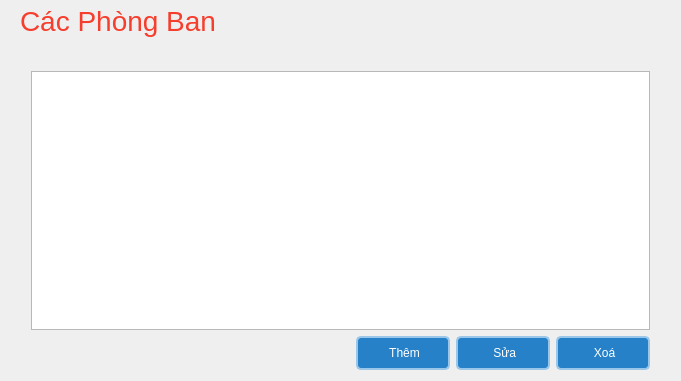
<?xml version="1.0" encoding="UTF-8"?>
<ui version="4.0">
 <class>DepartmentManagementClass</class>
 <widget class="QWidget" name="DepartmentManagementClass">
  <property name="geometry">
   <rect>
    <x>0</x>
    <y>0</y>
    <width>681</width>
    <height>381</height>
   </rect>
  </property>
  <property name="windowTitle">
   <string>DepartmentManagement</string>
  </property>
  <property name="styleSheet">
   <string notr="true">height: fit-content;</string>
  </property>
  <widget class="QLabel" name="label">
   <property name="geometry">
    <rect>
     <x>20</x>
     <y>0</y>
     <width>641</width>
     <height>41</height>
    </rect>
   </property>
   <property name="styleSheet">
    <string notr="true">
					background-color: transparent;
					color: #f53e2d;
					font-size: 28px;
					qproperty-alignment: AlignCenter;
				</string>
   </property>
   <property name="text">
    <string>Các Phòng Ban</string>
   </property>
  </widget>
  <widget class="QWidget" name="verticalLayoutWidget">
   <property name="geometry">
    <rect>
     <x>20</x>
     <y>60</y>
     <width>641</width>
     <height>321</height>
    </rect>
   </property>
   <layout class="QVBoxLayout" name="verticalLayout">
    <item>
     <widget class="QTableView" name="dataTable">
      <property name="styleSheet">
       <string notr="true"/>
      </property>
     </widget>
    </item>
    <item>
     <layout class="QHBoxLayout" name="horizontalLayout">
      <item>
       <spacer name="horizontalSpacer">
        <property name="orientation">
         <enum>Qt::Horizontal</enum>
        </property>
        <property name="sizeHint" stdset="0">
         <size>
          <width>40</width>
          <height>20</height>
         </size>
        </property>
       </spacer>
      </item>
      <item>
       <widget class="QPushButton" name="addButton">
        <property name="styleSheet">
         <string notr="true">
										QPushButton {
										height: 30px;
										width: 90px;
										color: #ffffff;
										background-color: #2681c9;
										border-radius: 5px;
										border: 2px solid #99c6e9;
										cursor: pointer;
										}

										QPushButton::hover {
										background-color: #4a9fd1;
										}
									</string>
        </property>
        <property name="text">
         <string> Thêm</string>
        </property>
        <property name="icon">
         <iconset>
          <normaloff>../../Images/add.png</normaloff>../../Images/add.png</iconset>
        </property>
        <property name="iconSize">
         <size>
          <width>13</width>
          <height>13</height>
         </size>
        </property>
       </widget>
      </item>
      <item>
       <widget class="QPushButton" name="editButton">
        <property name="styleSheet">
         <string notr="true">
										QPushButton {
										height: 30px;
										width: 90px;
										color: #ffffff;
										background-color: #2681c9;
										border-radius: 5px;
										border: 2px solid #99c6e9;
										cursor: pointer;
										}

										QPushButton::hover {
										background-color: #4a9fd1;
										}
									</string>
        </property>
        <property name="text">
         <string> Sửa</string>
        </property>
        <property name="icon">
         <iconset>
          <normaloff>../../Images/edit.png</normaloff>../../Images/edit.png</iconset>
        </property>
        <property name="iconSize">
         <size>
          <width>13</width>
          <height>13</height>
         </size>
        </property>
       </widget>
      </item>
      <item>
       <widget class="QPushButton" name="deleteButton">
        <property name="styleSheet">
         <string notr="true">
										QPushButton {
										height: 30px;
										width: 90px;
										color: #ffffff;
										background-color: #2681c9;
										border-radius: 5px;
										border: 2px solid #99c6e9;
										cursor: pointer;
										}

										QPushButton::hover {
										background-color: #4a9fd1;
										}
									</string>
        </property>
        <property name="text">
         <string> Xoá</string>
        </property>
        <property name="icon">
         <iconset>
          <normaloff>../../Images/close.png</normaloff>../../Images/close.png</iconset>
        </property>
        <property name="iconSize">
         <size>
          <width>13</width>
          <height>13</height>
         </size>
        </property>
       </widget>
      </item>
     </layout>
    </item>
   </layout>
  </widget>
 </widget>
 <layoutdefault spacing="6" margin="11"/>
 <resources/>
 <connections/>
</ui>
